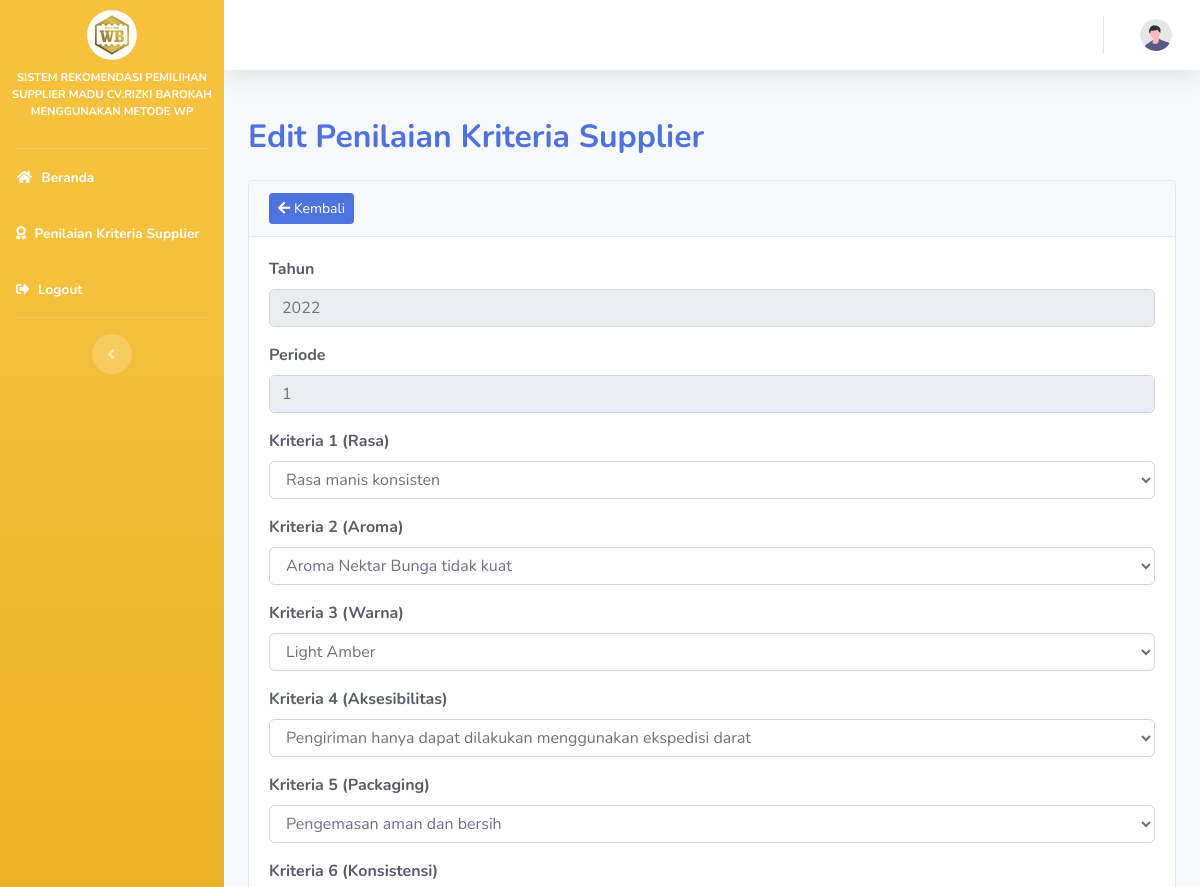
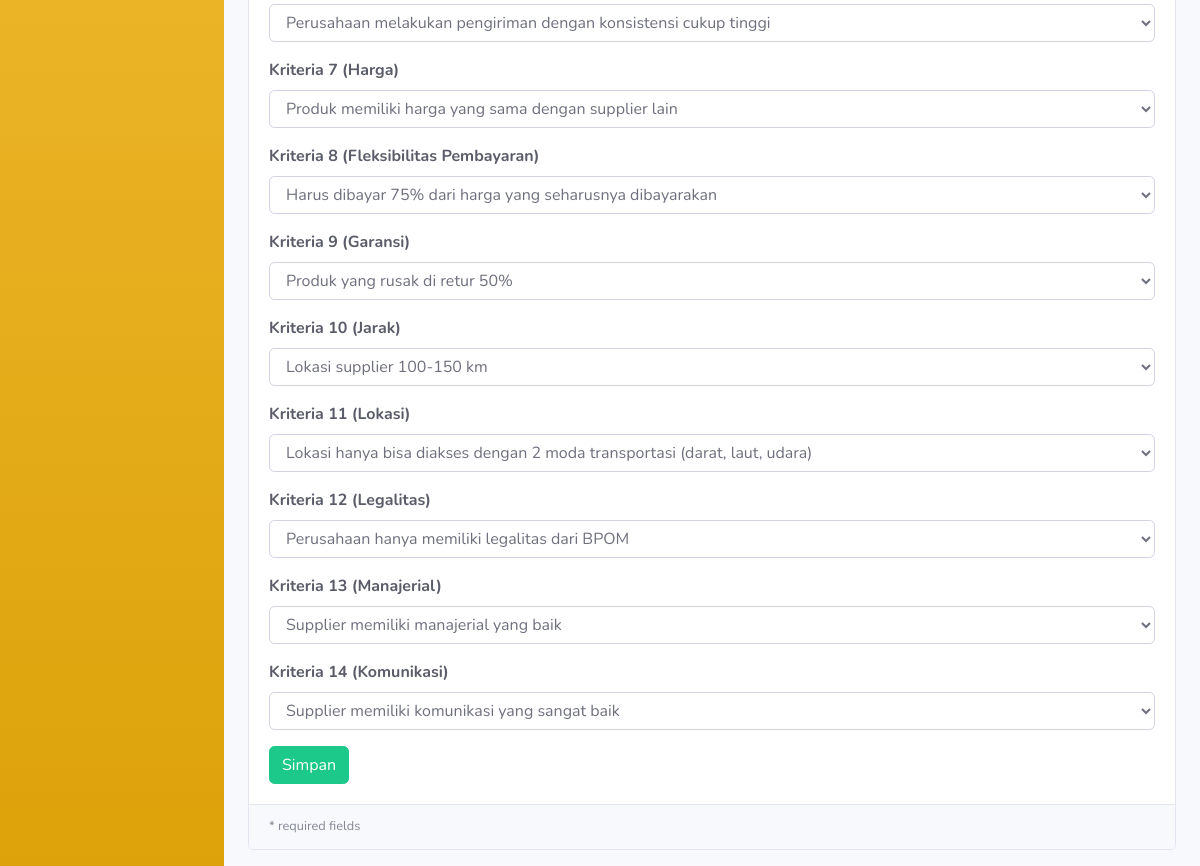
Screenshot of /nilai/edit/NI000001 with the database file from the repository (2 pictures, top to bottom).
### tables this page shows
CREATE TABLE `nilai` (
  `id_nilai` varchar(15) NOT NULL,
  `id_supplier` varchar(15) NOT NULL,
  `id_users` varchar(15) DEFAULT NULL,
  `tahun` int(11) NOT NULL,
  `periode` int(11) NOT NULL,
  `status` tinyint(2) NOT NULL,
  `rasa` int(11) NOT NULL,
  `aroma` int(11) NOT NULL,
  `warna` int(11) NOT NULL,
  `aksesibilitas` int(11) NOT NULL,
  `packaging` int(11) NOT NULL,
  `konsistensi` int(11) NOT NULL,
  `harga` int(11) NOT NULL,
  `fleksibilitas` int(11) NOT NULL,
  `garansi` int(11) NOT NULL,
  `jarak` int(11) NOT NULL,
  `lokasi` int(11) NOT NULL,
  `legalitas` int(11) NOT NULL,
  `manajerial` int(11) NOT NULL,
  `komunikasi` int(11) NOT NULL
);

### application/controllers/Nilai.php (called while the page is built, shortened)
<?php
class Nilai extends CI_Controller
{
    public function __construct()
    {
        $this->load->model("nilai_model");
        $this->load->model("supplier_model");
        $this->load->model("bobot_model");
        $this->load->library('session');
        $this->load->library('form_validation');
        $this->load->library('pagination');
    }
    public function edit($id = null)
    {
        $nilai = $this->nilai_model;
        $data["nilai"] = $nilai->getById($id);
        $this->load->view("nilai/edit", $data);
    }
}

### index.php (called while the page is built, shortened)
<?php
require_once BASEPATH.'core/CodeIgniter.php';

### application/models/Nilai_model.php (called while the page is built, shortened)
<?php defined('BASEPATH') or exit('No direct script access allowed');
class Nilai_model extends CI_Model
{
    private $_table = "nilai";
    public function getById($id)
    {
        return $this->db->get_where($this->_table, ["id_nilai" => $id])->row();
    }
}

### application/views/nilai/edit.php (the view, shortened to what this page needs)
<!DOCTYPE html>
<html lang="en">
<?php $this->load->view("head.php") ?>
<body id="page-top">
	<div id="wrapper">
		<?php $this->load->view("sidebar.php") ?>
		<div id="content-wrapper" class="d-flex flex-column">
			<div id="content" style="height: 600px;overflow: scroll;">
				<?php $this->load->view("navbar.php") ?>
				<ul class="navbar-nav ml-auto">
					<li class="nav-item no-arrow">
					</li>
				</ul>
				<div class="container-fluid text-dark">
					<h2 class="m-0 font-weight-bold text-primary">Edit Penilaian Kriteria Supplier</h2>
					<div class="card mb-3">
						<div class="card-header">
							<a href="<?php echo site_url('nilai/') ?>" class="btn btn-primary btn-sm"><i class="fas fa-arrow-left"></i> Kembali</a>
						</div>
						<div class="card-body">
							<form action="<?= base_url('nilai/UpdateNilai') ?>" method="post" enctype="multipart/form-data">
								<div class="form-group">
									<b><label for="tahun">Tahun</label></b>
									<input type="text" class="form-control" value="<?= $nilai->tahun ?>" readonly name="tahun">
								</div>
								<div class="form-group">
									<b><label for="periode">Periode</label></b>
									<input type="text" class="form-control" value="<?= $nilai->periode ?>" readonly name="periode">
								</div>
								<div class="form-group">
									<b><label for="rasa">Kriteria 1 (Rasa)</label></b>
									<select name="rasa" class="form-control">
										<option value="3" <?php if ($nilai->rasa == '3') {
																echo "selected";
															} ?>>Rasa manis konsisten</option>
									</select>
								</div>
								<div class="form-group">
									<b><label for="aroma">Kriteria 2 (Aroma)</label></b>
									<select name="aroma" class="form-control">
										<option value="2" <?php if ($nilai->aroma == '2') {
																echo "selected";
															} ?>>Aroma Nektar Bunga tidak kuat</option>
									</select>
								</div>
								<div class="form-group">
									<b><label for="warna">Kriteria 3 (Warna)</label></b>
									<select name="warna" class="form-control">
										<option value="3" <?php if ($nilai->warna == '3') {
																echo "selected";
															} ?>>Light Amber</option>
									</select>
								</div>
								<div class="form-group">
									<b><label for="aksesibilitas">Kriteria 4 (Aksesibilitas)</label></b>
									<select name="aksesibilitas" class="form-control">
										<option value="3" <?php if ($nilai->aksesibilitas == '3') {
																echo "selected";
															} ?>>Pengiriman hanya dapat dilakukan menggunakan ekspedisi darat</option>
									</select>
								</div>
								<div class="form-group">
									<b><label for="packaging">Kriteria 5 (Packaging)</label></b>
									<select name="packaging" class="form-control">
										<option value="4" <?php if ($nilai->packaging == '4') {
																echo "selected";
															} ?>>Pengemasan aman dan bersih</option>
									</select>
								</div>
								<div class="form-group">
									<b><label for="konsistensi">Kriteria 6 (Konsistensi)</label></b>
									<select name="konsistensi" class="form-control">"><option>--- Pilih Nilai Kriteria Konsistensi ---</option>
										<option value="3" <?php if ($nilai->konsistensi == '3') {
																echo "selected";
															} ?>>Perusahaan melakukan pengiriman dengan konsistensi cukup tinggi</option>
									</select>
								</div>
								<div class="form-group">
									<b><label for="harga">Kriteria 7 (Harga)</label></b>
									<select name="harga" class="form-control">
										<option value="4" <?php if ($nilai->harga == '4') {
																echo "selected";
															} ?>>Produk memiliki harga yang sama dengan supplier lain</option>
									</select>
								</div>
								<div class="form-group">
									<b><label for="fleksibilitas">Kriteria 8 (Fleksibilitas Pembayaran)</label></b>
									<select name="fleksibilitas" class="form-control">
										<option value="2" <?php if ($nilai->fleksibilitas == '2') {
																echo "selected";
															} ?>>Harus dibayar 75% dari harga yang seharusnya dibayarakan</option>
									</select>
								</div>
								<div class="form-group">
									<b><label for="garansi">Kriteria 9 (Garansi)</label></b>
									<select name="garansi" class="form-control">"><option>--- Pilih Nilai Kriteria Garansi ---</option>
										<option value="3" <?php if ($nilai->garansi == '3') {
																echo "selected";
															} ?>>Produk yang rusak di retur 50%</option>
									</select>
								</div>
								<div class="form-group">
									<b><label for="jarak">Kriteria 10 (Jarak)</label></b>
									<select name="jarak" class="form-control">
										<option value="3" <?php if ($nilai->jarak == '3') {
																echo "selected";
															} ?>>Lokasi supplier 100-150 km</option>
									</select>
								</div>
								<div class="form-group">
									<b><label for="lokasi">Kriteria 11 (Lokasi)</label></b>
									<select name="lokasi" class="form-control">
										<option value="4" <?php if ($nilai->lokasi == '4') {
																echo "selected";
															} ?>>Lokasi hanya bisa diakses dengan 2 moda transportasi (darat, laut, udara)</option>
									</select>
								</div>
								<div class="form-group">
									<b><label for="legalitas">Kriteria 12 (Legalitas)</label></b>
									<select name="legalitas" class="form-control">
										<option value="3" <?php if ($nilai->legalitas == '3') {
																echo "selected";
															} ?>>Perusahaan hanya memiliki legalitas dari BPOM</option>
									</select>
								</div>
								<div class="form-group">
									<b><label for="manajerial">Kriteria 13 (Manajerial)</label></b>
									<select name="manajerial" class="form-control">
										<option value="3" <?php if ($nilai->manajerial == '3') {
																echo "selected";
															} ?>>Supplier memiliki manajerial yang baik</option>
									</select>
								</div>
								<div class="form-group">
									<b><label for="komunikasi">Kriteria 14 (Komunikasi)</label></b>
									<select name="komunikasi" class="form-control">
										<option value="4" <?php if ($nilai->komunikasi == '4') {
																echo "selected";
															} ?>>Supplier memiliki komunikasi yang sangat baik</option>
									</select>
								</div>
								<input class="btn btn-success" type="submit" name="btn" value="Simpan" />
							</form>
						</div>
						<div class="card-footer small text-muted">
							* required fields
						</div>
					</div>
				</div>
			</div>
		</div>
	</div>
</body>
</html>

### application/views/head.php (shortened to what this page needs)
<head>
    <link href="<?= base_url("assets"); ?>/vendor/fontawesome-free/css/all.min.css" rel="stylesheet" type="text/css">
    <link href="<?= base_url("assets"); ?>/css/sb-admin-2.css" rel="stylesheet">
    <link href="<?= base_url("assets"); ?>vendor/datatables/dataTables.bootstrap4.min.css" rel="stylesheet">
</head>

### application/views/sidebar.php (shortened to what this page needs)
<ul class="navbar-nav bg-gradient-warning sidebar sidebar-dark accordion navbar-fixed" id="accordionSidebar">
    <a class="sidebar-brand d-flex align-items-center justify-content-center" href="index.html">
        <div class="sidebar-brand-icon">
            <img class="img-profile rounded-circle" src="<?= base_url("assets"); ?>/img/logokecil.jpg">
        </div>
    </a>
    <div class="text-xs font-weight-bold text-white text-uppercase mb-1" style="text-align:center">
        Sistem Rekomendasi Pemilihan Supplier Madu CV.RIZKI BAROKAH MENGGUNAKAN METODE WP</div>
    <br>
    <hr class="sidebar-divider my-0">
    <?php if ($this->session->userdata('level') == 'admin') { ?>
        <li class="nav-item active">
            <a class="nav-link" href="<?= base_url("dashboardadmin"); ?>">
                <i class="fas fa-fw fa-home"></i>
                <span>Beranda</span></a>
        </li>
        <li class="nav-item active">
            <a class="nav-link" href="<?= base_url("users"); ?>">
                <i class="fa fa-users"></i>
                <span> Data Users</span></a>
        </li>
        <li class="nav-item active">
            <a class="nav-link" href="<?= base_url("supplier"); ?>">
                <i class="fa fa-industry"></i>
                <span> Data Supplier</span></a>
        </li>
        <li class="nav-item active">
            <a class="nav-link" href="<?= base_url("bobot/edit/BT00001"); ?>">
                <i class="fa fa-weight-hanging"></i>
                <span> Pengaturan Bobot</span></a>
        </li>
        <li class="nav-item active">
            <a class="nav-link" href="<?= base_url("wp"); ?>">
                <i class="fas fa-fw fa-calculator"></i>
                <span> Hasil Rekomendasi</span></a>
        </li>
    <?php } else { ?>
        <li class="nav-item active">
        <a class="nav-link" href="<?= base_url("dashboarduser"); ?>">
            <i class="fas fa-fw fa-home"></i>
            <span>Beranda</span></a>
        </li>
        <li class="nav-item active">
            <a class="nav-link" href="<?= base_url("nilai"); ?>">
                <i class="fas fa-award"></i>
                <span> Penilaian Kriteria Supplier</span></a>
        </li>
    <?php } ?>
        <li class="nav-item active">
            <a class="nav-link" data-toggle="modal" data-target="#logoutModal">
                <i class="fas fa-sign-out-alt"></i>
                <span>Logout</span></a>
        </li>
    <hr class="sidebar-divider d-none d-md-block fixed">
    <div class="text-center d-none d-md-inline">
        <button class="rounded-circle border-0" id="sidebarToggle"></button>
    </div>
</ul>

### application/views/navbar.php (shortened to what this page needs)
<nav class="navbar navbar-expand navbar-light bg-white topbar mb-4 static-top shadow">
    <ul class="navbar-nav ml-auto">
        <li class="nav-item dropdown no-arrow">
            <a class="nav-link dropdown-toggle" href="#" id="userDropdown" role="button" data-toggle="dropdown" aria-haspopup="true" aria-expanded="false">
                <img class="img-profile rounded-circle" src="<?= base_url("assets"); ?>/img/undraw_profile.svg">
            </a>
        </li>
    </ul>
</nav>

### rows the page displays
nilai: tahun "2022", periode "1", rasa "Rasa manis konsisten", aroma "Aroma Nektar Bunga tidak kuat", warna "Light Amber", aksesibilitas "Pengiriman hanya dapat dilakukan menggunakan ekspedisi darat", packaging "Pengemasan aman dan bersih", konsistensi "Perusahaan melakukan pengiriman dengan konsistensi cukup tinggi", harga "Produk memiliki harga yang sama dengan supplier lain", fleksibilitas "Harus dibayar 75% dari harga yang seharusnya dibayarakan", garansi "Produk yang rusak di retur 50%", jarak "Lokasi supplier 100-150 km", lokasi "Lokasi hanya bisa diakses dengan 2 moda transportasi (darat, laut, udara)", legalitas "Perusahaan hanya memiliki legalitas dari BPOM", manajerial "Supplier memiliki manajerial yang baik", komunikasi "Supplier memiliki komunikasi yang sangat baik"
